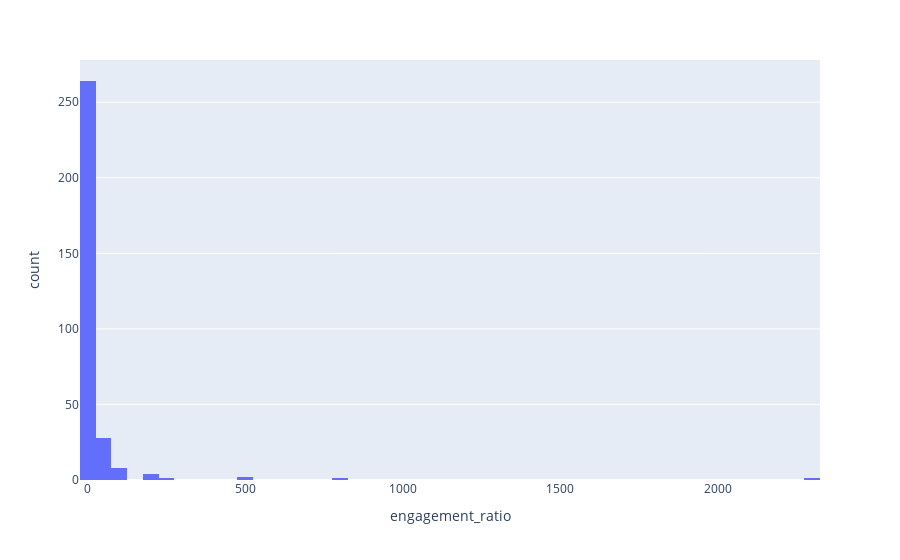

Here is the notebook cell this chart was saved with:
### Code cell
px.histogram(startups, x="engagement_ratio")

### Figure 1 — Plotly figure (JSON) as saved in the notebook; plotly's stock layout.template omitted (floating-point values rounded to 4 significant figures; data arrays with more than 128 entries replaced by an {"elided": "..."} marker saying what was removed)
{"data": [{"alignmentgroup": "True", "bingroup": "x", "hovertemplate": "engagement_ratio=%{x}<br>count=%{y}<extra></extra>", "legendgroup": "", "marker": {"color": "#636efa", "pattern": {"shape": ""}}, "name": "", "offsetgroup": "", "orientation": "v", "showlegend": false, "type": "histogram", "x": {"elided": "700 float values"}, "xaxis": "x", "yaxis": "y"}], "layout": {"barmode": "relative", "legend": {"tracegroupgap": 0}, "margin": {"t": 60}, "xaxis": {"anchor": "y", "domain": [0, 1], "title": {"text": "engagement_ratio"}}, "yaxis": {"anchor": "x", "domain": [0, 1], "title": {"text": "count"}}}}
